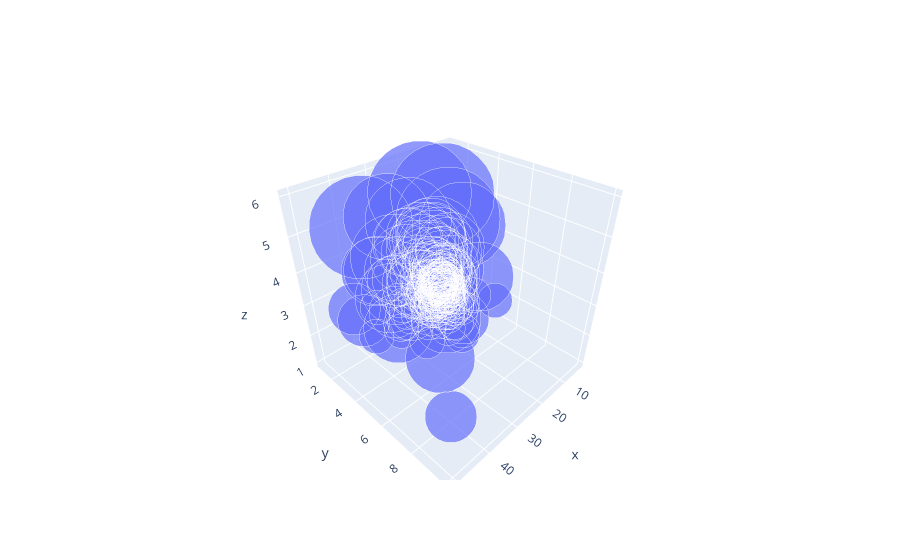

The notebook cell saved with this chart:
### Markdown cell above
#### 3-D scatter plot

### Code cell
fig = go.Figure() 
fig.add_trace(go.Scatter3d
              (x = tips.total_bill, 
               y= tips.tip, 
               z= tips['size'],
               mode= 'markers',
               marker_size=12*tips['size']
               ))

### Figure 1 — Plotly figure (JSON) as saved in the notebook; plotly's stock layout.template omitted (floating-point values rounded to 4 significant figures; data arrays with more than 128 entries replaced by an {"elided": "..."} marker saying what was removed)
{"data": [{"marker": {"size": {"elided": "244 int values"}}, "mode": "markers", "type": "scatter3d", "x": {"elided": "244 float values"}, "y": {"elided": "244 float values"}, "z": {"elided": "244 int values"}}], "layout": {}}
